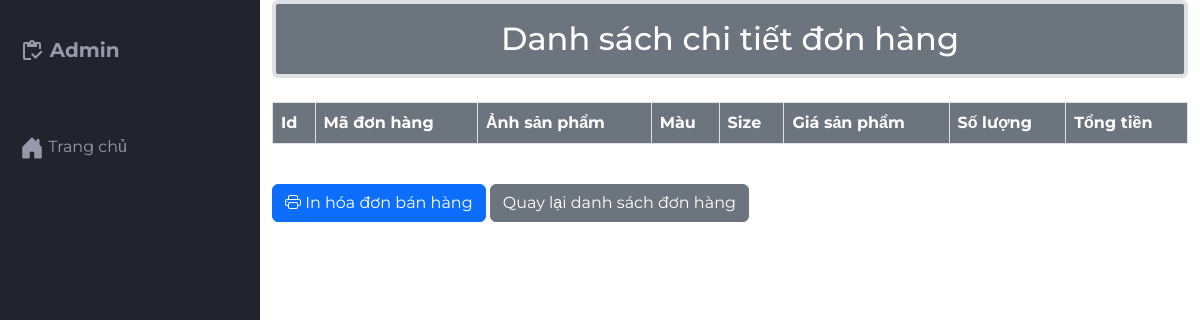
The app's page /src/Admin/indexadmin.php?act=chitietdh&order_id=232 (signed in), older data.
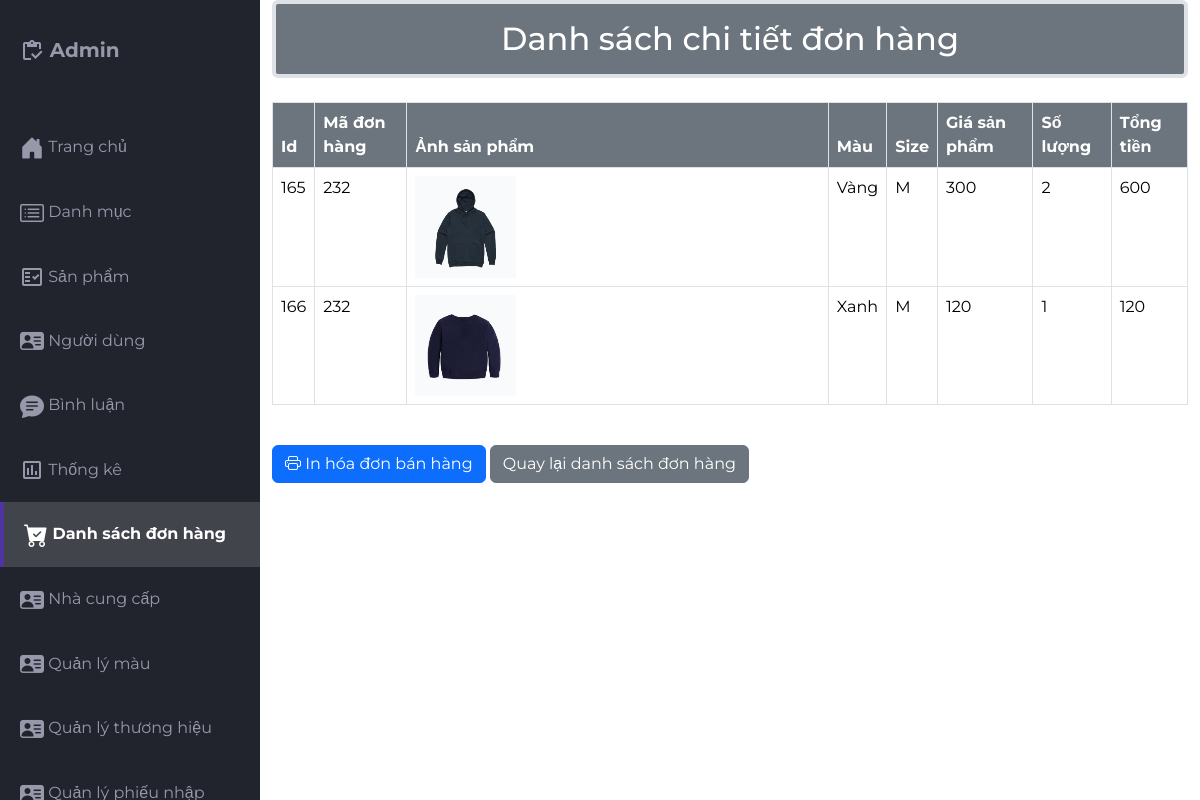
The same page, newer data.
### tables this page shows
CREATE TABLE `order_chitiet` (
  `order_chitiet_id` int(10) NOT NULL COMMENT 'ID chi tiết hóa đơn',
  `order_id` int(10) NOT NULL COMMENT 'ID hóa đơn',
  `pro_id` int(10) NOT NULL COMMENT 'ID sản phẩm',
  `color_id` int(10) NOT NULL COMMENT 'Mã màu',
  `size_id` int(10) NOT NULL COMMENT 'Id size',
  `pro_price` int(50) NOT NULL COMMENT 'Đơn giá sản phẩm',
  `soluong` int(20) NOT NULL COMMENT 'Số lượng sản phẩm',
  `total_price` int(25) NOT NULL COMMENT 'Tổng tiền hóa đơn chi tiết'
);

CREATE TABLE `products` (
  `pro_id` int(10) NOT NULL,
  `pro_name` varchar(255) NOT NULL,
  `pro_img` varchar(255) NOT NULL,
  `pro_price` float NOT NULL,
  `pro_desc` text NOT NULL,
  `pro_brand` varchar(55) NOT NULL,
  `pro_stock` int(11) NOT NULL,
  `cate_id` int(10) NOT NULL,
  `ncc_id` int(10) NOT NULL DEFAULT 1 COMMENT 'ID nhà cung cấp',
  `trangthai` int(1) NOT NULL,
  `pro_viewer` int(11) NOT NULL
);

CREATE TABLE `color` (
  `color_id` int(10) NOT NULL COMMENT 'ID màu',
  `color_name` varchar(50) NOT NULL COMMENT 'Tên màu',
  `color_ma` varchar(50) NOT NULL COMMENT 'Mã màu css'
);

CREATE TABLE `size` (
  `size_id` int(10) NOT NULL COMMENT 'ID size',
  `size_name` varchar(50) NOT NULL COMMENT 'Tên size'
);

### src/app/model/connectdb.php (called while the page is built, shortened)
<?php
function get_connect()
{
    try {
        $conn = new PDO("mysql:host=localhost;dbname=da1;charset=utf8", "root", "");
        $conn->setAttribute(PDO::ATTR_ERRMODE, PDO::ERRMODE_EXCEPTION);
        return $conn;
    } catch (Exception $e) {
        echo 'Kết nối thất bại: ' . $e->getMessage();
        return null;
    }
}
function pdo_queryall($sql)
{
    $thamso = array_slice(func_get_args(), 1);
    $conn = get_connect();
    try {
        $exe = $conn->prepare($sql);
        $exe->execute($thamso);
        return $exe->fetchAll(PDO::FETCH_ASSOC);
    } catch (Exception $e) {
        echo 'Thao tác thất bại: ' . $e->getMessage();
    } finally {
        unset($conn);
    }
}

### src/app/model/donhang.php (called while the page is built, shortened)
<?php
function loadall_chitietdh($order_id)
{
    $sql = " select order_chitiet.order_chitiet_id ,order_chitiet.order_id  ,order_chitiet.color_id  ,order_chitiet.size_id  ,order_chitiet.pro_price ,order_chitiet.soluong ,order_chitiet.total_price ,products.pro_img,color.color_name,size.size_name from order_chitiet
        LEFT JOIN products ON order_chitiet.pro_id = products.pro_id
        LEFT JOIN color ON order_chitiet.color_id = color.color_id
        LEFT JOIN size ON order_chitiet.size_id = size.size_id
        where order_chitiet.order_id = $order_id";
    $result =  pdo_queryall($sql);
    return $result;
}
?>

### src/Admin/donhang/chitetdh.php (the view)
<div class="container">
    <h2 class="border border-4 mb-4 text-bg-secondary p-3 text-center rounded">Danh sách chi tiết đơn hàng</h2>
    <div class="table-responsive">
        <table class="table table-bordered table-hover">
            <thead>
                <tr>
                    <th class="text-bg-secondary">Id</th>
                    <th class="text-bg-secondary">Mã đơn hàng</th>
                    <th class="text-bg-secondary">Ảnh sản phẩm</th>
                    <th class="text-bg-secondary">Màu </th>
                    <Th class="text-bg-secondary">Size</Th>
                    <Th class="text-bg-secondary">Giá sản phẩm</Th>
                    <Th class="text-bg-secondary">Số lượng</Th>
                    <Th class="text-bg-secondary">Tổng tiền</Th>
                </tr>
            </thead>
            <tbody>
                <?php
        foreach ($chitietdh as $donhang) {
          extract($donhang);
        ?>
                <tr>
                    <td><?= $order_chitiet_id ?></td>
                    <td><?= $order_id ?></td>
                    <td><img src="./sanpham/img/<?php echo $pro_img ?>" class="w-25 h-50" alt=""></td>
                    <td><?= $color_name ?></td>
                    <td><?= $size_name ?></td>
                    <td><?= $pro_price ?></td>
                    <td><?= $soluong ?></td>
                    <td><?= $total_price ?></td>
                </tr>
                <?php } ?>
            </tbody>
        </table>
    </div>
    <div class="mt-4 mb-4">
        <a href="indexadmin.php?act=in_hoadon&order_id=<?= $order_id ?>" class="btn btn-primary" target="_blank">
            <i class="bi bi-printer"></i> In hóa đơn bán hàng
        </a>
        <a href="indexadmin.php?act=donhang" class="btn btn-secondary">
            Quay lại danh sách đơn hàng
        </a>
    </div>
</div>

### src/Admin/indexadmin.php (shortened to what this page needs)
<?php
include '../app/model/connectdb.php';
include '../app/model/donhang.php';
$vaitro_id = $_SESSION['acount']['vaitro_id'];
$pdo = get_connect();
if ($pdo) {
    $permissions = getUserPermissions($vaitro_id, $pdo);
} else {
    echo "Kết nối cơ sở dữ liệu không thành công.";
    exit;
}
function getUserPermissions($role_id, $pdo)
{
    $query = "SELECT q.permission_name, q.trang_thai
              FROM chi_tiet_nhom_quyen ct
              JOIN quyen q ON ct.permission_id = q.permission_id
              WHERE ct.role_id = ?";
    $stmt = $pdo->prepare($query);
    $stmt->execute([$role_id]);
    return $stmt->fetchAll(PDO::FETCH_ASSOC);
}
function hasPermission($action, $permissions)
{
    foreach ($permissions as $permission) {
        if ($permission['permission_name'] === $action && $permission['trang_thai'] === 1) {
            return true;
        }
    }
    return false;
}
?>
<!DOCTYPE html>
<html lang="en">
<head>
    <link href="https://cdn.jsdelivr.net/npm/bootstrap@5.3.2/dist/css/bootstrap.min.css" rel="stylesheet"
>
    <link rel="stylesheet" href="https://cdn.jsdelivr.net/npm/bootstrap-icons@1.11.2/font/bootstrap-icons.min.css">
    <link rel="stylesheet" href="css/styles.css">
</head>
<body class="bg-white">
    <div class="grid-container">
        <aside id="sidebar">
            <div class="sidebar-title">
                <div class="sidebar-brand">
                    <span class="material-icons-outlined">inventory</span> Admin
                </div>
            </div>
            <?php
            $current_act = isset($_GET['act']) ? $_GET['act'] : 'home';
            ?>
            <ul class="sidebar-list">
                <li class="sidebar-list-item <?php echo ($current_act == 'home') ? 'active' : ''; ?>">
                    <a href="indexadmin.php?act=home">
                        <span class="material-icons-outlined"><i class="bi bi-house-door-fill"></i></span> Trang chủ
                    </a>
                </li>
                <?php if (hasPermission('Quản lý danh mục', $permissions)) { ?>
                <li class="sidebar-list-item <?php echo ($current_act == 'cate') ? 'active' : ''; ?>">
                    <a href="indexadmin.php?act=cate">
                        <span class="material-icons-outlined"><i class="bi bi-card-list"></i></span> Danh mục
                    </a>
                </li>
                <?php } ?>
                <?php if (hasPermission('Quản lí sản phẩm', $permissions)) { ?>
                <li
                    class="sidebar-list-item <?php echo (in_array($current_act, ['pro', 'thempro', 'suapro', 'chitietadmin', 'thungrac_product'])) ? 'active' : ''; ?>">
                    <a href="indexadmin.php?act=pro">
                        <span class="material-icons-outlined">fact_check</span> Sản phẩm
                    </a>
                </li>
                <?php } ?>
                <?php if (hasPermission('Quản lí người dùng', $permissions)) { ?>
                <li class="sidebar-list-item <?php echo ($current_act == 'listtk') ? 'active' : ''; ?>">
                    <a href="indexadmin.php?act=listtk">
                        <span class="material-icons-outlined"><i class="bi bi-person-vcard-fill"></i></span> Người dùng
                    </a>
                </li>
                <?php } ?>
                <?php if (hasPermission('Quản lí bình luận', $permissions)) { ?>
                <li class="sidebar-list-item <?php echo ($current_act == 'listbl') ? 'active' : ''; ?>">
                    <a href="indexadmin.php?act=listbl">
                        <span class="material-icons-outlined"><i class="bi bi-chat-text-fill"></i></span> Bình luận
                    </a>
                </li>
                <?php } ?>
                <?php if (hasPermission('Quản lí thống kê', $permissions)) { ?>
                <li
                    class="sidebar-list-item <?php echo (in_array($current_act, ['thongke', 'thongke_sanpham', 'thongke_doanhthu', 'thongke_donhang'])) ? 'active' : ''; ?>">
                    <a href="indexadmin.php?act=thongke_sanpham">
                        <span class="material-icons-outlined">poll</span> Thống kê
                    </a>
                </li>
                <?php } ?>
                <?php if (hasPermission('Quản lí đơn hàng', $permissions)) { ?>
                <li
                    class="sidebar-list-item <?php echo (in_array($current_act, ['donhang', 'chitietdh', 'suadonhang', 'in_hoadon'])) ? 'active' : ''; ?>">
                    <a href="indexadmin.php?act=donhang">
                        <span class="material-icons-outlined"><i class="bi bi-cart-check-fill"></i></span> Danh sách đơn
                        hàng
                    </a>
                </li>
                <?php } ?>
                <?php if (hasPermission('Quản lí nhà cung cấp', $permissions)) { ?>
                <li
                    class="sidebar-list-item <?php echo (in_array($current_act, ['ncc', 'themNCC', 'suaNCC'])) ? 'active' : ''; ?>">
                    <a href="indexadmin.php?act=ncc">
                        <span class="material-icons-outlined"><i class="bi bi-person-vcard-fill"></i></span> Nhà cung
                        cấp
                    </a>
                </li>
                <?php } ?>
                <?php if (hasPermission('Quản lí màu', $permissions)) { ?>
                <li
                    class="sidebar-list-item <?php echo (in_array($current_act, ['color', 'addcolor', 'updatecolor'])) ? 'active' : ''; ?>">
                    <a href="indexadmin.php?act=color">
                        <span class="material-icons-outlined"><i class="bi bi-person-vcard-fill"></i></span> Quản lý màu
                    </a>
                </li>
                <?php } ?>
                <?php if (hasPermission('Quản lý thương hiệu', $permissions)) { ?>
                <li
                    class="sidebar-list-item <?php echo (in_array($current_act, ['thuonghieu', 'addbrand', 'suabrand'])) ? 'active' : ''; ?>">
                    <a href="indexadmin.php?act=thuonghieu">
                        <span class="material-icons-outlined"><i class="bi bi-person-vcard-fill"></i></span> Quản lý
                        thương hiệu
                    </a>
                </li>
                <?php } ?>
                <?php if (hasPermission('Quản lý phiếu nhập', $permissions)) { ?>
                <li
                    class="sidebar-list-item <?php echo (in_array($current_act, ['phieunhap', 'addphieunhap', 'suaphieunhap'])) ? 'active' : ''; ?>">
                    <a href="indexadmin.php?act=phieunhap">
                        <span class="material-icons-outlined"><i class="bi bi-person-vcard-fill"></i></span> Quản lý
                    </a>
                </li>
                <?php } ?>
            </ul>
        </aside>
        <?php
        if (isset($_GET['act'])) {
            $act = $_GET['act'];
            switch ($act) {
                case "chitietdh":
                    if (isset($_GET['order_id']) && $_GET['order_id'] != "") {
                        $order_id = $_GET['order_id'];
                    }
                    $chitietdh = loadall_chitietdh($order_id);
                    include "./donhang/chitetdh.php";
                    break;
            }
        }
        include './viewadmin/footter.php';
        ?>

### src/Admin/viewadmin/footter.php (shortened to what this page needs)
</div>
</body>
</html>

### src/Admin/css/styles.css (style rules this page uses)
body { margin: 0; padding: 0; box-sizing: border-box; background-color: #e6e8ed; color: #666666; font-family: "Montserrat", sans-serif; }
.material-icons-outlined { vertical-align: middle; line-height: 1px; }
.grid-container { display: grid; grid-template-columns: 260px 1fr; grid-template-rows: 0.2fr 3fr; grid-template-areas: "sidebar header header header" "sidebar main main main"; height: 100vh; }
#sidebar { grid-area: sidebar; height: 100%; background-color: #21232d; color: #9799ab; overflow-y: auto; transition: all 0.5s; -webkit-transition: all 0.5s; }
.sidebar-title { display: flex; justify-content: space-between; align-items: center; padding: 20px 20px 20px 20px; margin-bottom: 30px; }
.sidebar-brand { margin-top: 15px; font-size: 20px; font-weight: 700; }
.sidebar-list { padding: 0; margin-top: 15px; list-style-type: none; }
.sidebar-list-item { padding: 20px 20px 20px 20px; }
.sidebar-list-item > a { text-decoration: none; color: #9799ab; }
.sidebar-list-item.active { background-color: rgba(255, 255, 255, 0.15); border-left: 4px solid #4f35a1; }
.sidebar-list-item.active > a { color: #ffffff; font-weight: bold; }

Row changes from the older to the newer data that the page shows:
added order_chitiet: order_chitiet_id "165", order "232", pro.pro_img (picture), color.color_name "Vàng", size.size_name "M", pro_price "300", soluong "2", total_price "600"
added order_chitiet: order_chitiet_id "166", order "232", pro.pro_img (picture), color.color_name "Xanh", size.size_name "M", pro_price "120", soluong "1", total_price "120"
Text that changed along with them:
text now shown: "Danh mục Sản phẩm Người dùng Bình luận Thống kê Danh sách đơn hàng Nhà cung cấp Quản lý màu Quản lý thương hiệu"
